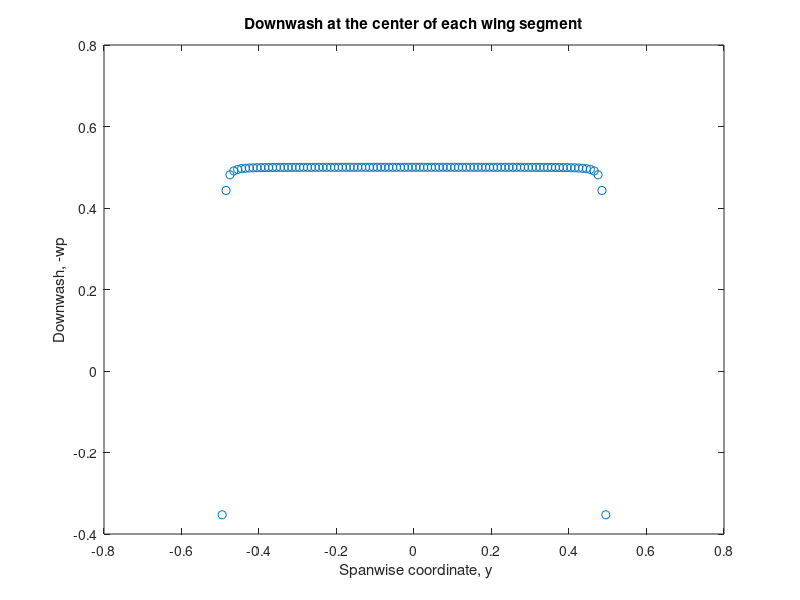

This chart was generated by the following MATLAB code:
%
% Elemental lifting-line theory: See Section 7.5.3 because 
% the application in this code is for elliptic loading. Hence, 
% the numerical-lifting-line theory gives the correct downwash
% over most of the wing span. The value is the same as determined 
% from Equation (7.32).
%
% Code written by Daniel T. Valentine, 2012/2016.
   clear;clc;
%
% Wing geometric characteristics:
  AR = 1;
  s = 1; 
  S = s^2/AR;
  c = 1;
%
Go = 1;
%
  rho = 1; VInf = 1; % Free-stream condition.
%
% N = 200;
% theta = 0:pi/N:pi;
% y = -(s/2)*cos(theta);
% Segmentation of the spanwise direction:
  N = 100;
  y = -s/2:s/N:s/2; % N+1 lines, N intervals (or segments of lifting line) 
                    % (y ==> location of trailing vortices)
  dy = diff(y);
  dGa(N+1) = 0; % Initialization of trailing vortex strengths.
%
% Since cos(theta) = -y*2/s, we can determine Ga for 
% an elliptic loading in yp, the center of each element of lifting line, 
% as follows:
    yp = y(1:length(y)-1); % Center of segment of lifting line.
    yp = yp + dy/2;
    Ga = sin(acos(-yp*2/s));
%
% The strength of the trailing vortex system is the difference in 
% in Ga from one segment of the wing, liftin-line model to another. 
  dG = diff(Ga);
  dGa(1) = Ga(1); 
  dGa(2:N) = dG(1:N-1);
  dGa(N+1) = -dGa(1);
%
% Calculation of the downwash at the center of ean of the wing segments:
for m = 1:length(yp)
    vp(m) = 0;
    for n = 1:length(y)
        vp(m) = vp(m) + dGa(n)/(4*pi*(yp(m)-y(n)));
%        pause
    end
end
%
plot(yp,vp,'o'), title('Downwash at the center of each wing segment')
xlabel(' Spanwise coordinate, y'),ylabel(' Downwash, -wp ')
%
% Lift and induced drag components of aerodynamic-force vector
%
CL = 0;
CDI = 0;
for m=1:length(yp)
    CL = CL + rho*VInf*dy(m)*Ga(m);
    CDI = CDI + rho*vp(m)*dy(m)*Ga(m);
end
CL = CL/S
CDI = CDI/S
% NOTE: This code, as written, gives CL = pi/4 and CDI = pi/8 to four 
% decimal places. In edition, vp = 0.5 and it is constant. Thus, this 
% relatively crude numerical method gives accurrate results. 
